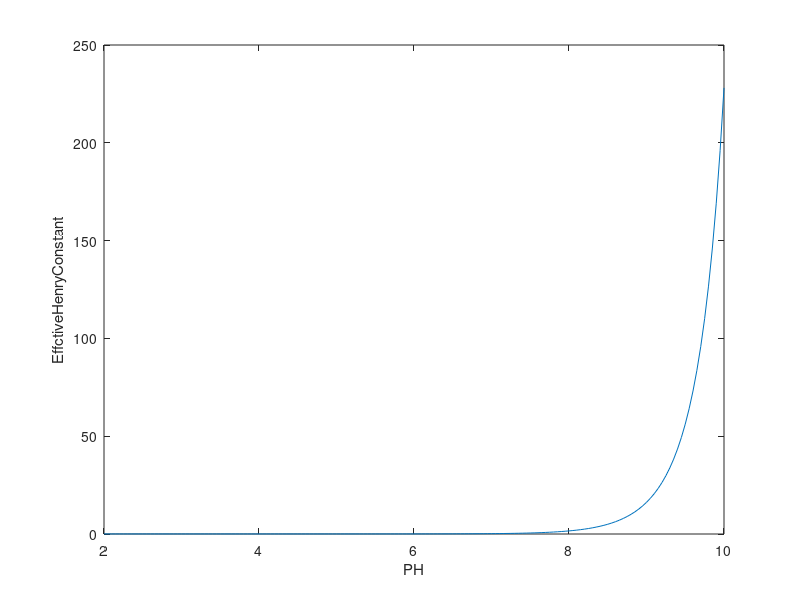

This chart was generated by the following MATLAB code:
Pco2=3.87e-4;
Kc1=4.498e-7;
Kc2=4.79e-11;
HCO2=3.428e-2;
PH=2:0.05:10;
H=10.^(-PH);
EffctiveHenryConstant=HCO2*(1+Kc1./H+Kc1*Kc2./H./H);
plot(PH,EffctiveHenryConstant);
xlabel('PH');
ylabel('EffctiveHenryConstant');
 
CTotal=EffctiveHenryConstant*Pco2;
CTotal=1;
HCO3=H.*Kc1./(H.*H+H.*Kc1+Kc1*Kc2).*CTotal;
H2CO3=H.*H./(H.*H+H.*Kc1+Kc1*Kc2).*CTotal;
CO3=Kc1*Kc2./(H.*H+H.*Kc1+Kc1*Kc2).*CTotal;
H2CO3=H2CO3;
 
% plot(PH,HCO3);
% hold on;
% plot(PH,H2CO3);
% plot(PH,CO3);


% plot(PH,H2CO3);
